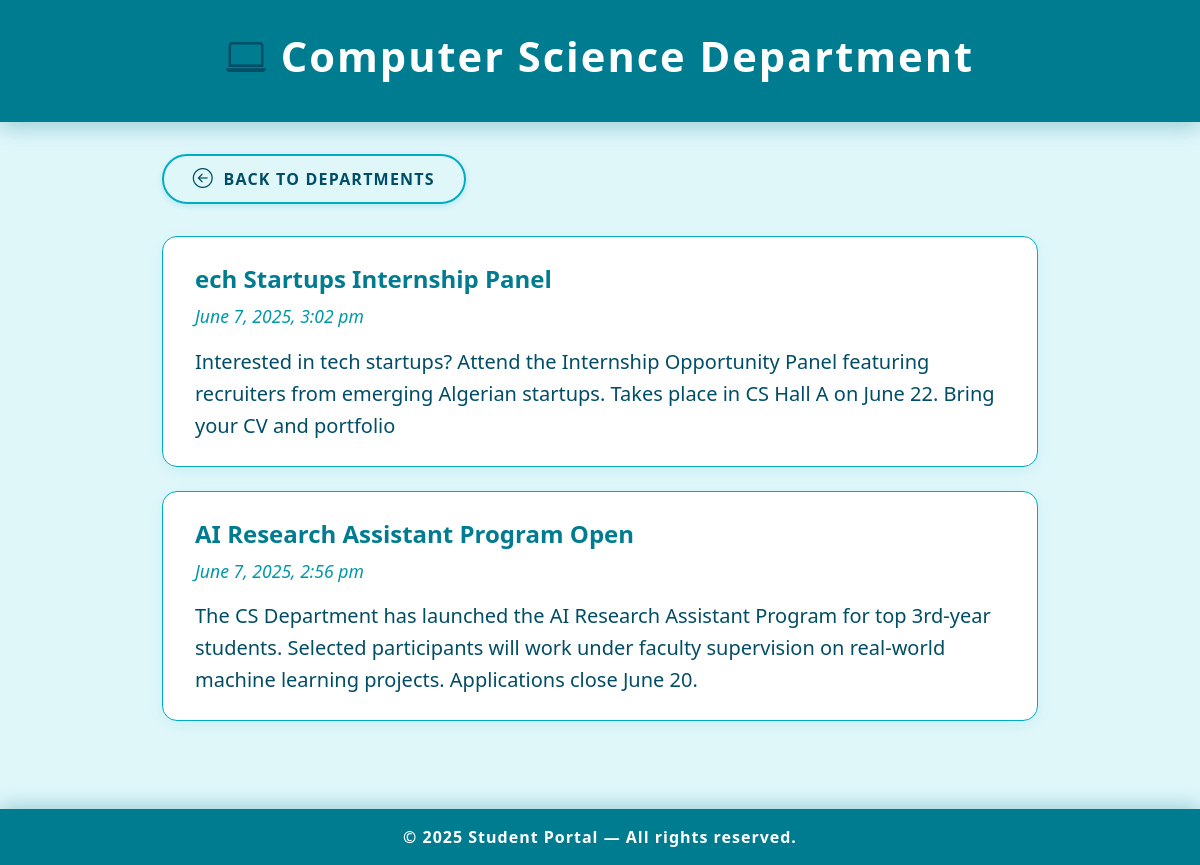
/computer_science.php, run on the app's committed database.
### tables this page shows
CREATE TABLE IF NOT EXISTS `announcements` (
  `id` int NOT NULL AUTO_INCREMENT,
  `title` text NOT NULL,
  `content` text NOT NULL,
  `display` enum('general','computer_science','physics','chemistry','math') NOT NULL,
  `datetime` datetime NOT NULL,
  PRIMARY KEY (`id`)
);

### computer_science.php (the view, shortened to what this page needs)
<?php
include 'db.php';
$query = "SELECT title, content, datetime FROM announcements WHERE display='computer_science' ORDER BY datetime DESC LIMIT 10";
$result = mysqli_query($conn, $query);
?>
<!DOCTYPE html>
<html lang="en">
<head>
  <link href="https://cdn.jsdelivr.net/npm/bootstrap@5.3.2/dist/css/bootstrap.min.css" rel="stylesheet" />
  <link rel="stylesheet" href="https://cdn.jsdelivr.net/npm/bootstrap-icons@1.10.5/font/bootstrap-icons.css" />
</head>
<body>
<header>
  <h1><i class="bi bi-laptop"></i> Computer Science Department</h1>
</header>
<div class="container">
  <a href="index.php" class="btn-back"><i class="bi bi-arrow-left-circle"></i> Back to Departments</a>
  <?php
  if ($result && mysqli_num_rows($result) > 0) {
    while ($row = mysqli_fetch_assoc($result)) {
      echo '<div class="announcement-card">';
      echo '<div class="announcement-title">' . htmlspecialchars($row['title']) . '</div>';
      echo '<div class="announcement-date">' . date('F j, Y, g:i a', strtotime($row['datetime'])) . '</div>';
      echo '<div class="announcement-content">' . nl2br(htmlspecialchars($row['content'])) . '</div>';
      echo '</div>';
    }
  } else {
    echo '<p class="text-center fs-5 mt-5">No announcements available for this department.</p>';
  }
  ?>
</div>
<footer>
  &copy; 2025 Student Portal — All rights reserved.
</footer>
</body>
</html>

### computer_science.php (style rules this page uses)
body { background: #e0f7fa; font-family: 'Segoe UI', Tahoma, Geneva, Verdana, sans-serif; color: #004d66; min-height: 100vh; display: flex; flex-direction: column; }
header { background-color: #007c91; color: #ffffff; padding: 2rem 1rem; text-align: center; box-shadow: 0 6px 20px rgba(0, 124, 145, 0.3); margin-bottom: 2rem; }
header h1 { font-weight: 800; font-size: 2.6rem; letter-spacing: 2px; display: flex; justify-content: center; align-items: center; gap: 0.8rem; }
.bi { font-size: 2.5rem; color: #004d66; }
.container { flex-grow: 1; max-width: 900px; margin-bottom: 4rem; }
.announcement-card { background: #ffffff; border-radius: 15px; border: 1.5px solid #00acc1; box-shadow: 0 4px 16px rgba(0, 172, 193, 0.1); padding: 1.5rem 2rem; margin-bottom: 1.5rem; transition: box-shadow 0.3s ease; }
.announcement-title { font-weight: 700; font-size: 1.5rem; margin-bottom: 0.4rem; color: #007c91; }
.announcement-date { font-style: italic; color: #0097a7; margin-bottom: 1rem; font-size: 1.1rem; }
.announcement-content { font-size: 1.25rem; line-height: 1.6; color: #004d66; }
footer { background-color: #007c91; color: #ffffff; text-align: center; padding: 1rem 0; font-weight: 600; letter-spacing: 1px; user-select: none; box-shadow: 0 -4px 20px rgba(0, 124, 145, 0.3); }
a.btn-back { display: inline-flex; align-items: center; gap: 0.6rem; margin-bottom: 2rem; color: #004d66; font-weight: 700; text-decoration: none; border: 2px solid #00acc1; border-radius: 30px; padding: 0.5rem 1.8rem; text-transform: uppercase; letter-spacing: 1.2px; box-shadow: 0 2px 6px rgba(0, 172, 193, 0.2); transition: background-color 0.3s ease, color 0.3s ease, box-shadow 0.3s ease; }
a.btn-back .bi { font-size: 1.25rem; transition: filter 0.3s ease; }

### data on the page
announcements: title "ech Startups Internship Panel", datetime "June 7, 2025, 3:02 pm", content "Interested in tech startups? Attend the Internship Opportunity Panel featuring recruiters from emerging Algerian startups. Takes place in CS Hall A on June 22. Bring your CV and portfolio"
announcements: title "AI Research Assistant Program Open", datetime "June 7, 2025, 2:56 pm", content "The CS Department has launched the AI Research Assistant Program for top 3rd-year students. Selected participants will work under faculty supervision on real-world machine learning projects. Applications close June 20."
